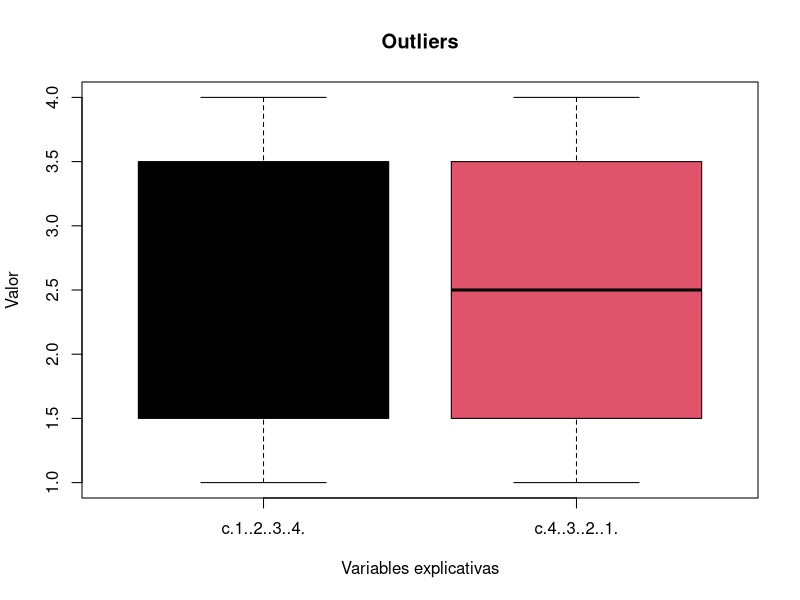

Source code (R): (Note: this script raises an error after producing the figure.)
## ---- chunk 1
# data <- read.csv()
data <- data.frame(list(c(1, 2, 3, 4), c(4, 3, 2, 1)))
## ---- chunk 2
colMeans(is.na(data)) * 100
## ---- chunk 3
colnames(data)

head(data)
summary(data)

# freq(data$nombre_columna)
# freq(data$nombre_columna)
# freq(data$nombre_columna)
# freq(data$nombre_columna)
## ---- chunk 4
vars <- data # TODO: quitar las variables no explicativas (si las hay)
boxplot(vars,
        main = "Outliers",
        xlab = "Variables explicativas",
        ylab = "Valor",
        col = c(seq_len(ncol(vars))) # numero de columnas!
        )
## ---- chunk 5
datos <- data
par(mfrow = c(2, 3))
for (k in 2:4) {
  j0 <- names(datos)[k]
  x0 <- seq(min(datos[, k]), max(datos[, k]), le = 50)
  for (i in 1:2) {
    i0 <- levels(datos$especie)[i]
    x <- datos[datos$especie == i0, j0]
    qqnorm(x, main = paste("especie", i0, j0), pch = 19, col = i + 1)
    qqline(x)
  }
}
# Ejemplo una variable:
qqnorm(no_out_standard$insu,
  main = "Insulin",
  col = "cornflowerblue",
  cex.lab = 1.2, cex.main = 1.5,
  xlab = "Theoretical quantiles (normal distribution)",
  ylab = "Empirical quantiles",
)
qqline(no_out_standard$insu, distribution = qnorm)
## ---- chunk 6
library(psych)
dataset_normalizado <- scale(dataset)
cortest.bartlett(cor(dataset_normalizado), n = nrow(dataset_normalizado))
